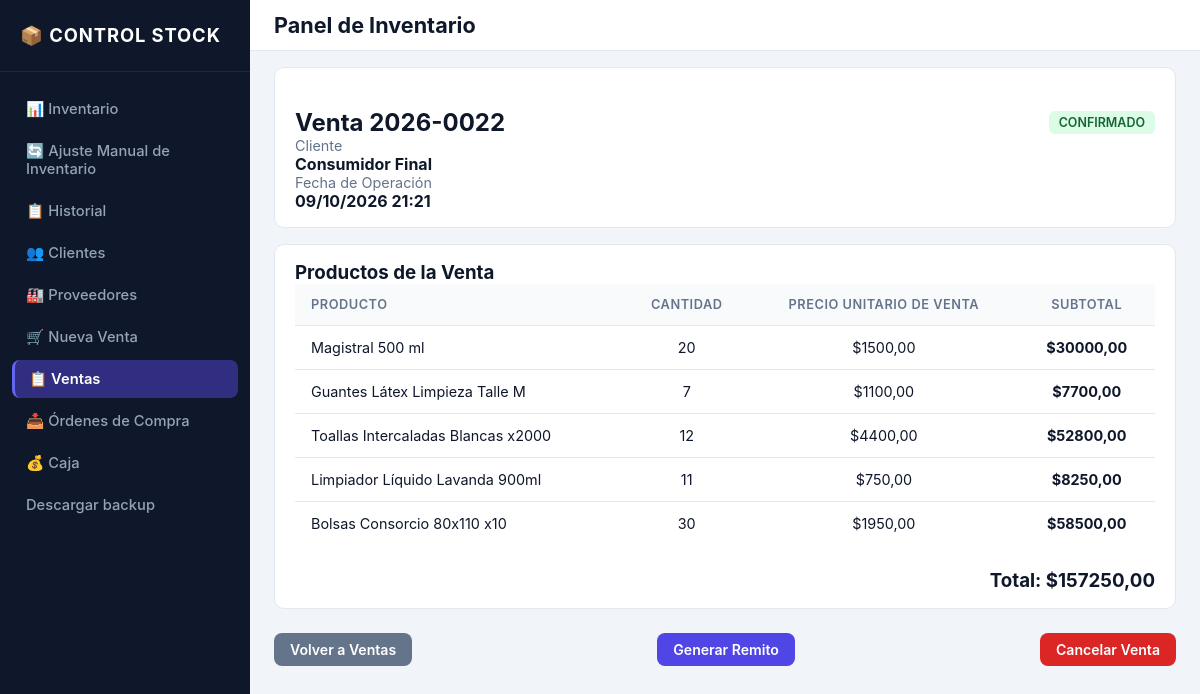
Page /pedidos/22/ on the committed database.
### inventario/models.py (models this page shows, shortened)
class Pedido(models.Model):
    class EstadoPedido(models.TextChoices):
        CONFIRMADO = "CONFIRMADO", "Confirmado"
        CANCELADO = "CANCELADO", "Cancelado"
    numero_operacion = models.CharField(
        max_length=20,
        unique=True,
        verbose_name="Número de operación",
    )
    cliente = models.ForeignKey(
        Cliente,
        on_delete=models.PROTECT,
        related_name="pedidos",
        verbose_name="Cliente",
        null=True,
        blank=True,
    )
    cliente_nombre = models.CharField(max_length=150, blank=True, default="", verbose_name="Nombre del cliente al vender")
    cliente_tipo_documento = models.CharField(max_length=10, blank=True, default="", verbose_name="Tipo de documento al vender")
    cliente_numero_documento = models.CharField(max_length=20, blank=True, default="", verbose_name="Documento del cliente al vender")
    cliente_telefono = models.CharField(max_length=50, blank=True, default="", verbose_name="Teléfono del cliente al vender")
    fecha = models.DateTimeField(
        default=timezone.now,
        verbose_name="Fecha",
    )
    estado = models.CharField(
        max_length=15,
        choices=EstadoPedido.choices,
        default=EstadoPedido.CONFIRMADO,
        verbose_name="Estado",
    )
    observacion = models.TextField(
        blank=True,
        null=True,
        verbose_name="Observación",
    )
    fecha_creacion = models.DateTimeField(auto_now_add=True, verbose_name="Fecha de creación")
    fecha_actualizacion = models.DateTimeField(auto_now=True, verbose_name="Última actualización")
    class Meta:
        verbose_name = "Pedido"
        verbose_name_plural = "Pedidos"
        ordering = ["-fecha", "-id"]
    @property
    def total(self):
        return sum((item.subtotal for item in self.items.all()), Decimal("0.00"))

class PedidoItem(models.Model):
    pedido = models.ForeignKey(
        Pedido,
        on_delete=models.CASCADE,
        related_name="items",
        verbose_name="Pedido",
    )
    producto = models.ForeignKey(
        Producto,
        on_delete=models.PROTECT,
        related_name="pedido_items",
        verbose_name="Producto",
    )
    producto_nombre = models.CharField(max_length=150, blank=True, default="", verbose_name="Nombre del producto al vender")
    cantidad = models.PositiveIntegerField(
        validators=[MinValueValidator(1)],
        verbose_name="Cantidad",
    )
    precio_unitario = models.DecimalField(
        max_digits=10,
        decimal_places=2,
        validators=[MinValueValidator(Decimal("0.00"))],
        verbose_name="Precio unitario",
    )
    class Meta:
        verbose_name = "Ítem de Pedido"
        verbose_name_plural = "Ítems de Pedido"
    @property
    def subtotal(self):
        return self.cantidad * self.precio_unitario

### inventario/views.py (the view)
# urls.py: path("pedidos/<int:pk>/", views.pedido_detalle, name="pedido_detalle"),
def pedido_detalle(request, pk):
    pedido = get_object_or_404(
        Pedido.objects.select_related("cliente").prefetch_related(
            "items__producto", "movimientos__producto", "movimientos__created_by"
        ),
        pk=pk,
    )
    return render(
        request,
        "inventario/pedido_detalle.html",
        {"pedido": pedido},
    )

### templates/inventario/pedido_detalle.html (shortened to what this page needs)
{% extends 'base.html' %}
{% block content %}
<div class="card mb-16">
    <div class="form-actions mb-16">
        <h2>Venta {{ pedido.numero_operacion }}</h2>
        <span class="badge {% if pedido.estado == 'CONFIRMADO' %}badge-success{% else %}badge-danger{% endif %}">
            {{ pedido.estado }}
        </span>
    </div>
    <div class="grid-two-col mb-16">
        <div>
            <p class="text-muted">Cliente</p>
            <p><strong>{{ pedido.cliente_nombre }}</strong></p>
        </div>
        <div>
            <p class="text-muted">Fecha de Operación</p>
            <p><strong>{{ pedido.fecha|date:"d/m/Y H:i" }}</strong></p>
        </div>
    </div>
</div>
<div class="card mb-16">
    <h3 class="mb-16">Productos de la Venta</h3>
    <table class="w-full">
        <thead>
            <tr>
                <th>Producto</th>
                <th class="text-center">Cantidad</th>
                <th class="text-center">Precio unitario de venta</th>
                <th class="text-center">Subtotal</th>
            </tr>
        </thead>
        <tbody>
            {% for item in pedido.items.all %}
            <tr>
                <td>{{ item.producto_nombre }}</td>
                <td class="text-center">{{ item.cantidad }}</td>
                <td class="text-center">${{ item.precio_unitario }}</td>
                <td class="text-center"><strong>${{ item.subtotal }}</strong></td>
            </tr>
            {% empty %}
            <tr>
                <td colspan="4" class="text-center text-muted p-20">No hay productos en esta venta.</td>
            </tr>
            {% endfor %}
        </tbody>
    </table>
    <div class="form-actions form-actions-end">
        <h3>Total: ${{ pedido.total }}</h3>
    </div>
</div>
<div class="form-actions">
    <a href="{% url 'pedido_list' %}" class="btn btn-secondary">Volver a Ventas</a>
    <a href="{% url 'pedido_pdf' pedido.id %}" class="btn btn-primary">Generar Remito</a>
    {% if pedido.estado == 'CONFIRMADO' %}
        <a href="{% url 'pedido_cancelar' pedido.id %}" class="btn btn-danger">Cancelar Venta</a>
    {% endif %}
</div>
{% endblock %}

### static/css/style.css (style rules this page uses)
:root { --color-bg-app: #f1f5f9; --color-card-bg: #ffffff; --color-topbar-bg: #ffffff; --color-border: #e2e8f0; --color-table-header-bg: #f8fafc; --color-sidebar-bg: #0f172a; --color-sidebar-hover: #1e293b; --color-sidebar-active: #312e81; --color-sidebar-active-border: #6366f1; --color-sidebar-brand-border: #1e293b; --color-sidebar-text: #94a3b8; --color-sidebar-text-active: #ffffff; --color-sidebar-brand-text: #ffffff; --color-text-main: #0f172a; --color-text-muted: #64748b; --color-btn-text: #ffffff; --color-btn-primary: #4f46e5; --color-btn-action: #0284c7; --color-btn-secondary: #64748b; --color-success: #059669; --color-warning: #d97706; --color-danger: #dc2626; --color-alert-success-bg: #dcfce7; --color-alert-success-text: #166534; --color-alert-success-border: #bbf7d0; --color-alert-warning-bg: #fef3c7; --color-alert-warning-text: #92400e; --color-alert-warning-border: #fde68a; --color-alert-danger-bg: #fee2e2; --color-alert-danger-text: #991b1b; --color-alert-danger-border: #fca5a5; --color-badge-info-bg: #e0e7ff; --color-badge-info-text: #3730a3; --color-row-danger-bg: #fef2f2; --color-row-warning-bg: #fffbeb; --color-row-normal-bg: #ffffff; --color-soft-primary-bg: #e0f2fe; --color-soft-primary-text: #0284c7; --color-soft-primary-hover-bg: #bae6fd; --color-soft-primary-hover-text: #0369a1; --color-soft-success-bg: #dcfce7; --color-soft-success-text: #15803d; --color-soft-success-hover-bg: #bbf7d0; --color-soft-success-hover-text: #166534; --color-soft-danger-bg: #fee2e2; --color-soft-danger-text: #b91c1c; --color-soft-danger-hover-bg: #fecaca; --color-soft-danger-hover-text: #991b1b; --color-shadow: rgba(0, 0, 0, 0.1); --color-backdrop: rgba(15, 23, 42, 0.6); --color-page-hover-bg: #f8fafc; --color-page-disabled-bg: #f1f5f9; }
* { box-sizing: border-box; margin: 0; padding: 0; font-family: -apple-system, BlinkMacSystemFont, "Segoe UI", Roboto, sans-serif; }
body { background-color: var(--color-bg-app); color: var(--color-text-main); }
.card { background: var(--color-card-bg); border: 1px solid var(--color-border); border-radius: 10px; padding: 16px 20px; margin-bottom: 16px; }
.btn { display: inline-flex; align-items: center; justify-content: center; padding: 8px 16px; border-radius: 8px; font-size: 0.88rem; font-weight: 600; text-decoration: none; border: none; cursor: pointer; color: var(--color-btn-text); transition: filter 0.15s ease; }
.btn-primary { background-color: var(--color-btn-primary); }
.btn-danger { background-color: var(--color-danger); }
.btn-secondary { background-color: var(--color-btn-secondary); }
table { width: 100%; border-collapse: collapse; text-align: left; }
th, td { padding: 13px 16px; font-size: 0.9rem; }
tbody td { vertical-align: middle; }
th { background-color: var(--color-table-header-bg); color: var(--color-text-muted); font-size: 0.8rem; text-transform: uppercase; letter-spacing: 0.04em; font-weight: 600; }
tbody tr { border-top: 1px solid var(--color-border); }
.badge { padding: 4px 10px; border-radius: 6px; font-size: 0.78rem; font-weight: 600; }
.badge-success { background-color: var(--color-alert-success-bg); color: var(--color-alert-success-text); }
.form-actions { display: flex; justify-content: space-between; align-items: center; margin-top: 24px; }
.form-actions-end { justify-content: flex-end; }
.text-muted { color: var(--color-text-muted); font-size: 0.9rem; }
.text-center { text-align: center; }

### rows in the picture
Pedido: numero_operacion "2026-0022", estado "CONFIRMADO", cliente_nombre "Consumidor Final", fecha "09/10/2026 21:21", total "157250,00"
PedidoItem: producto_nombre "Magistral 500 ml", cantidad "20", precio_unitario "1500,00", subtotal "30000,00"
PedidoItem: producto_nombre "Guantes Látex Limpieza Talle M", cantidad "7", precio_unitario "1100,00", subtotal "7700,00"
PedidoItem: producto_nombre "Toallas Intercaladas Blancas x2000", cantidad "12", precio_unitario "4400,00", subtotal "52800,00"
PedidoItem: producto_nombre "Limpiador Líquido Lavanda 900ml", cantidad "11", precio_unitario "750,00", subtotal "8250,00"
PedidoItem: producto_nombre "Bolsas Consorcio 80x110 x10", cantidad "30", precio_unitario "1950,00", subtotal "58500,00"
